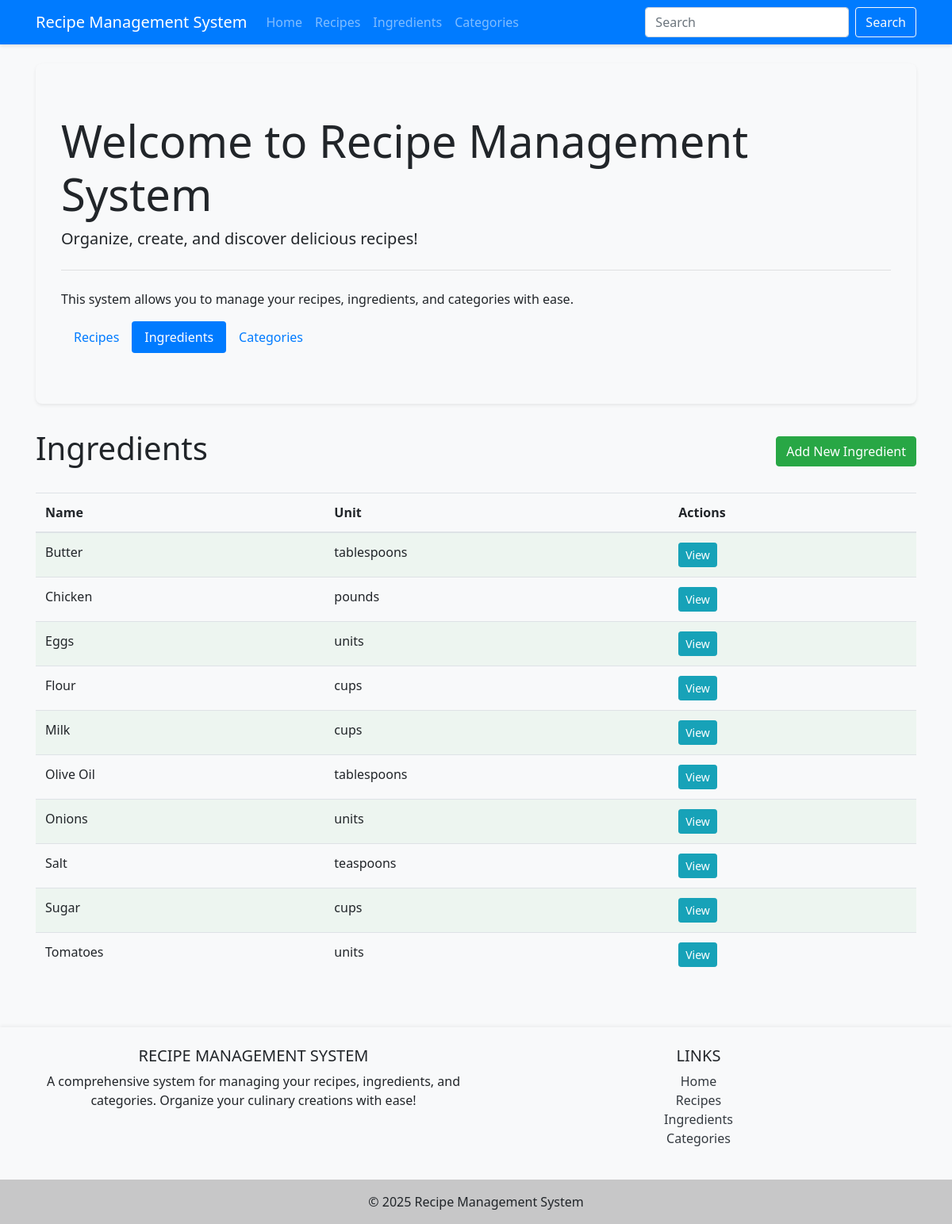
The page /?page=ingredients on the database its author committed.
### tables this page shows
CREATE TABLE IF NOT EXISTS ingredients (
    ingredient_id INT AUTO_INCREMENT PRIMARY KEY,
    name VARCHAR(100) NOT NULL,
    unit VARCHAR(50),
    created_at TIMESTAMP DEFAULT CURRENT_TIMESTAMP
);

### config/db.php (called while the page is built)
<?php
class DB {
    private static $instance = null;
    private $conn;
    private function __construct() {
        $host = 'localhost';
        $dbname = 'recipe_system';
        $username = 'root';
        $password = '';
        try {
            $this->conn = new PDO("mysql:host=$host;dbname=$dbname", $username, $password);
            $this->conn->setAttribute(PDO::ATTR_ERRMODE, PDO::ERRMODE_EXCEPTION);
            $this->conn->setAttribute(PDO::ATTR_DEFAULT_FETCH_MODE, PDO::FETCH_ASSOC);
        } catch(PDOException $e) {
            echo "Connection failed: " . $e->getMessage();
            die();
        }
    }
    public static function getInstance() {
        if (self::$instance == null) {
            self::$instance = new DB();
        }
        return self::$instance;
    }
    public function getConnection() {
        return $this->conn;
    }
}
?>

### class/Ingredient.php (called while the page is built, shortened)
<?php
require_once 'config/db.php';
class Ingredient {
    private $conn;
    private $table = 'ingredients';
    public function __construct() {
        $this->conn = DB::getInstance()->getConnection();
    }
    public function read($search = '') {
        $query = "SELECT * FROM " . $this->table;
        $query .= " ORDER BY name ASC";
        $stmt = $this->conn->prepare($query);
        $stmt->execute();
        return $stmt;
    }
}
?>

### view/ingredients.php (the view, shortened to what this page needs)
<?php
require_once 'class/Ingredient.php';
$search = isset($_GET['search']) ? $_GET['search'] : '';
if (isset($_GET['id'])) {
    $ingredient->ingredient_id = $_GET['id'];
    if ($ingredient->read_single()) {
        $recipesResult = $ingredient->getRecipes();
        $recipes = $recipesResult->fetchAll();
        ?>
        <div class="row">
            <div class="col-md-8">
                <h1><?php echo $ingredient->name; ?></h1>
                <p class="text-muted">Unit: <?php echo $ingredient->unit; ?></p>
                <h3>Used in Recipes</h3>
                <?php if (count($recipes) > 0): ?>
                    <ul class="list-group mb-4">
                        <?php foreach($recipes as $recipe): ?>
                            <li class="list-group-item d-flex justify-content-between align-items-center">
                                <a href="index.php?page=recipes&id=<?php echo $recipe['recipe_id']; ?>">
                                    <?php echo $recipe['title']; ?>
                                </a>
                                <span class="badge badge-primary badge-pill">
                                    <?php echo $recipe['quantity'] . ' ' . $ingredient->unit; ?>
                                </span>
                            </li>
                        <?php endforeach; ?>
                    </ul>
                <?php else: ?>
                    <div class="alert alert-info">This ingredient is not used in any recipes yet.</div>
                <?php endif; ?>
                <div class="btn-group">
                    <button type="button" class="btn btn-primary" data-toggle="modal" data-target="#editIngredientModal">
                        Edit Ingredient
                    </button>
                    <button type="button" class="btn btn-danger" data-toggle="modal" data-target="#deleteIngredientModal">
                        Delete Ingredient
                    </button>
                    <a href="index.php?page=ingredients" class="btn btn-secondary">Back to List</a>
                </div>
            </div>
        </div>
        <div class="modal fade" id="editIngredientModal" tabindex="-1" role="dialog" aria-labelledby="editIngredientModalLabel" aria-hidden="true">
            <div class="modal-dialog" role="document">
                <div class="modal-content">
                    <div class="modal-header">
                        <h5 class="modal-title" id="editIngredientModalLabel">Edit Ingredient</h5>
                        <button type="button" class="close" data-dismiss="modal" aria-label="Close">
                            <span aria-hidden="true">&times;</span>
                        </button>
                    </div>
                    <div class="modal-body">
                        <form method="POST" action="index.php?page=ingredients">
                            <input type="hidden" name="ingredient_id" value="<?php echo $ingredient->ingredient_id; ?>">
                            <div class="form-group">
                                <label for="name">Name</label>
                                <input type="text" class="form-control" id="name" name="name" value="<?php echo $ingredient->name; ?>" required>
                            </div>
                            <div class="form-group">
                                <label for="unit">Unit</label>
                                <input type="text" class="form-control" id="unit" name="unit" value="<?php echo $ingredient->unit; ?>" required>
                            </div>
                            <button type="submit" name="update" class="btn btn-primary">Update Ingredient</button>
                        </form>
                    </div>
                </div>
            </div>
        </div>
        <div class="modal fade" id="deleteIngredientModal" tabindex="-1" role="dialog" aria-labelledby="deleteIngredientModalLabel" aria-hidden="true">
            <div class="modal-dialog" role="document">
                <div class="modal-content">
                    <div class="modal-header">
                        <h5 class="modal-title" id="deleteIngredientModalLabel">Confirm Delete</h5>
                        <button type="button" class="close" data-dismiss="modal" aria-label="Close">
                            <span aria-hidden="true">&times;</span>
                        </button>
                    </div>
                    <div class="modal-body">
                        <p>Are you sure you want to delete this ingredient? This action cannot be undone.</p>
                        <?php if (count($recipes) > 0): ?>
                            <div class="alert alert-warning">
                                <strong>Warning:</strong> This ingredient is used in <?php echo count($recipes); ?> recipe(s).
                                Deleting it will remove it from all recipes.
                            </div>
                        <?php endif; ?>
                        <form method="POST" action="index.php?page=ingredients">
                            <input type="hidden" name="ingredient_id" value="<?php echo $ingredient->ingredient_id; ?>">
                            <button type="submit" name="delete" class="btn btn-danger">Delete Ingredient</button>
                            <button type="button" class="btn btn-secondary" data-dismiss="modal">Cancel</button>
                        </form>
                    </div>
                </div>
            </div>
        </div>
        <?php
    } else {
        echo '<div class="alert alert-danger">Ingredient not found.</div>';
        echo '<a href="index.php?page=ingredients" class="btn btn-primary">Back to Ingredients</a>';
    }
} else {
    ?>
    <div class="d-flex justify-content-between align-items-center mb-4">
        <h1>Ingredients</h1>
        <button type="button" class="btn btn-primary" data-toggle="modal" data-target="#createIngredientModal">
            Add New Ingredient
        </button>
    </div>
    <div class="table-responsive">
        <table class="table table-striped">
            <thead>
                <tr>
                    <th>Name</th>
                    <th>Unit</th>
                    <th>Actions</th>
                </tr>
            </thead>
            <tbody>
                <?php
                $result = $ingredient->read($search);
                $ingredients = $result->fetchAll();
                if (count($ingredients) > 0) {
                    foreach($ingredients as $ing):
                    ?>
                        <tr>
                            <td><?php echo $ing['name']; ?></td>
                            <td><?php echo $ing['unit']; ?></td>
                            <td>
                                <a href="index.php?page=ingredients&id=<?php echo $ing['ingredient_id']; ?>" class="btn btn-sm btn-info">View</a>
                            </td>
                        </tr>
                    <?php
                    endforeach;
                } else {
                    echo '<tr><td colspan="3" class="text-center">No ingredients found.</td></tr>';
                }
                ?>
            </tbody>
        </table>
    </div>
    <?php
}
?>

### style.css (style rules this page uses)
body { font-family: 'Segoe UI', Tahoma, Geneva, Verdana, sans-serif; background-color: #f8f9fa; }
.btn-primary { background-color: #28a745; border-color: #28a745; }
.table-striped tbody tr:nth-of-type(odd) { background-color: rgba(40, 167, 69, 0.05); }

### rows shown on the page
ingredients: name "Butter", unit "tablespoons"
ingredients: name "Chicken", unit "pounds"
ingredients: name "Eggs", unit "units"
ingredients: name "Flour", unit "cups"
ingredients: name "Milk", unit "cups"
ingredients: name "Olive Oil", unit "tablespoons"
ingredients: name "Onions", unit "units"
ingredients: name "Salt", unit "teaspoons"
ingredients: name "Sugar", unit "cups"
ingredients: name "Tomatoes", unit "units"
